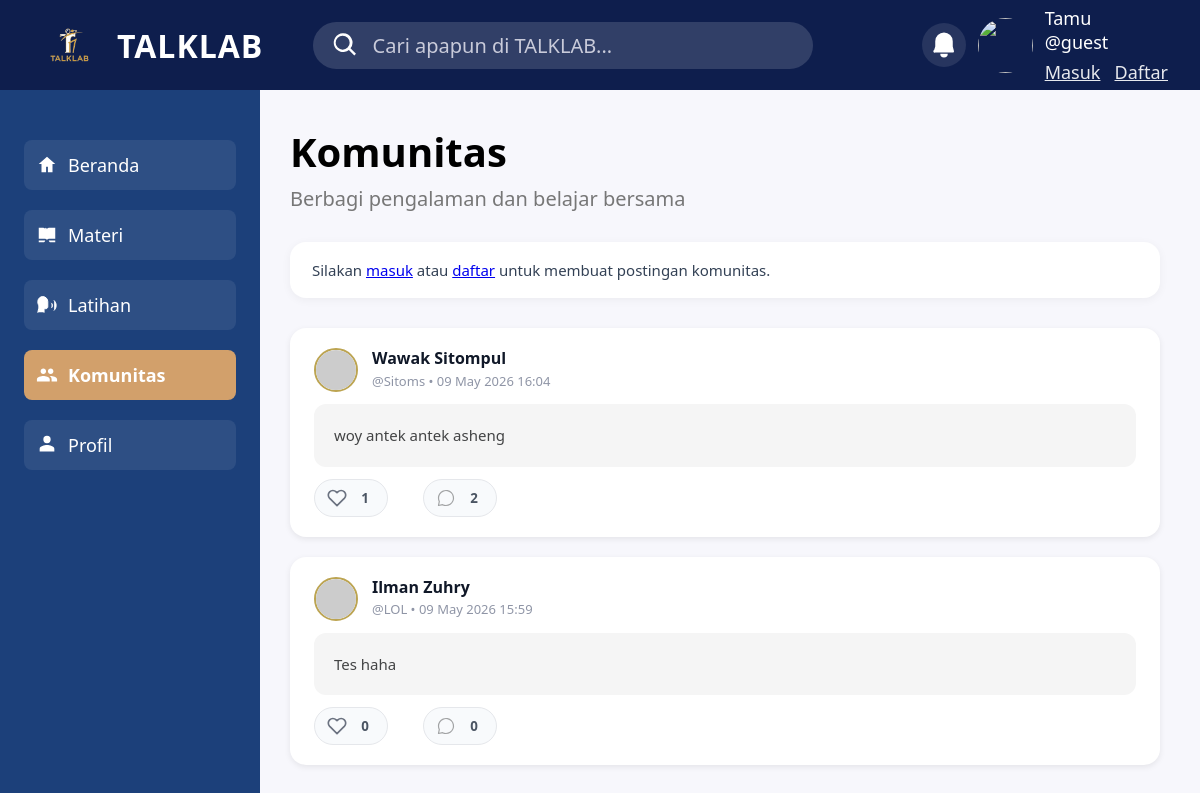
/Komunitas.php, run on an earlier commit of the app's database.
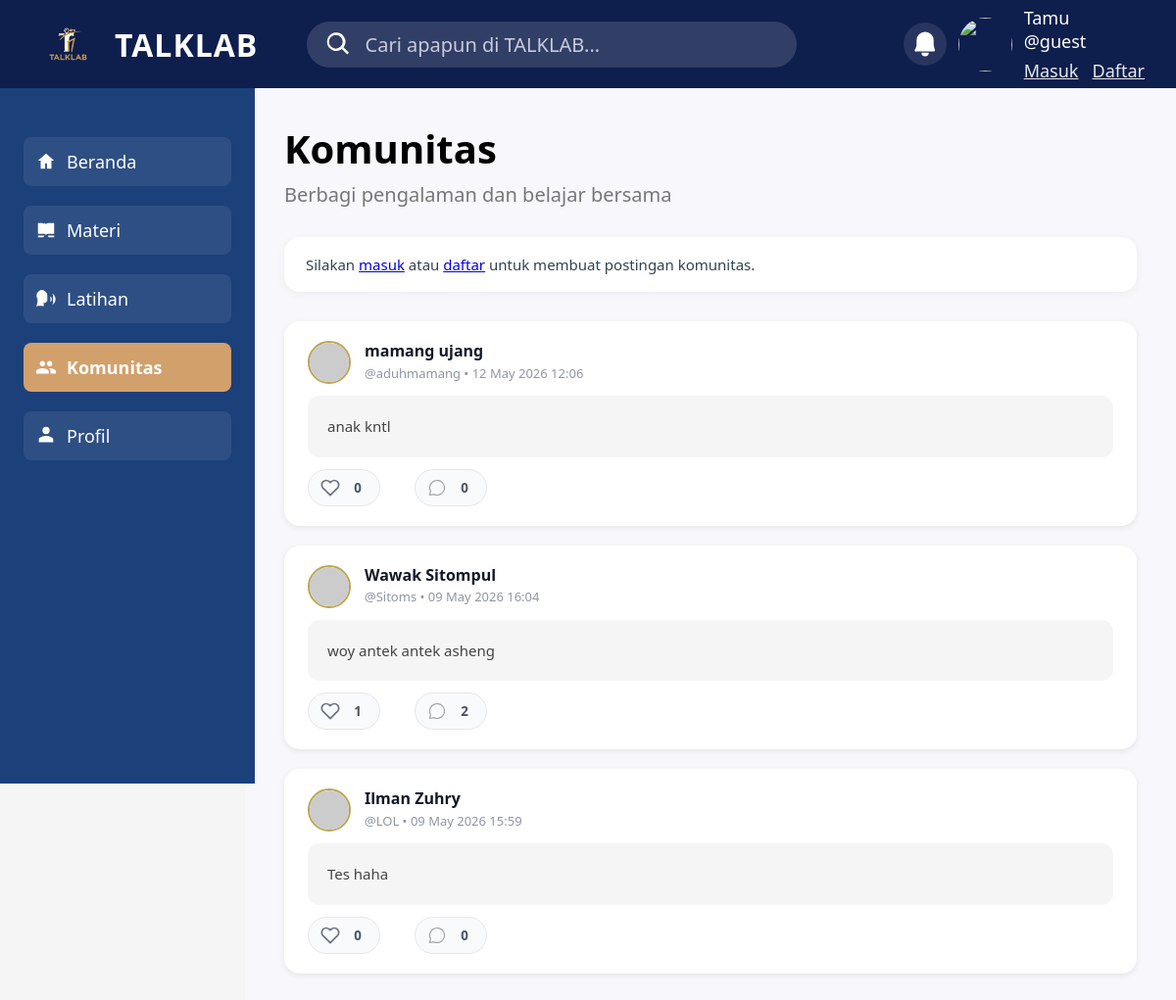
And on a later commit of the database.
### tables this page shows
CREATE TABLE `komunitas` (
  `Id` int(10) UNSIGNED NOT NULL,
  `Id_User` varchar(6) NOT NULL,
  `Isi` text NOT NULL,
  `Dibuat` datetime NOT NULL DEFAULT current_timestamp(),
  `Update_Post` datetime DEFAULT NULL ON UPDATE current_timestamp()
);

CREATE TABLE `users` (
  `Id_User` varchar(6) NOT NULL,
  `Nama` varchar(100) NOT NULL,
  `Tempat_Lahir` varchar(100) NOT NULL,
  `Tanggal_Lahir` date NOT NULL,
  `Username` varchar(50) NOT NULL,
  `Password` varchar(255) NOT NULL,
  `Foto` varchar(255) NOT NULL
);

### includes/header.php (called while the page is built, shortened)
<?php
require_once __DIR__ . '/../core.php';
$app = new manz();
?>

### core.php (called while the page is built, shortened)
<?php
class manz{
	var $talkhost = "localhost";
    var $user = "root";
    var $pass = "";
    var $dbname = "talklab";
	public mysqli $koneksi;
	function __construct(){
		$this->koneksi=mysqli_connect($this->talkhost,$this->user,$this->pass,$this->dbname);
	}
	public function ensureCommunityPostsTable(){
	$create = "CREATE TABLE IF NOT EXISTS Komunitas (
		Id INT UNSIGNED NOT NULL AUTO_INCREMENT,
		Id_User VARCHAR(6) NOT NULL,
		Isi TEXT NOT NULL,
		Dibuat DATETIME NOT NULL DEFAULT CURRENT_TIMESTAMP,
		Update_Post DATETIME NULL DEFAULT NULL
		ON UPDATE CURRENT_TIMESTAMP,
		PRIMARY KEY (Id),
		KEY idx_user_id (Id_User),
		CONSTRAINT fk_community_user FOREIGN KEY (Id_User) REFERENCES users(Id_User)
		ON DELETE CASCADE
		ON UPDATE CASCADE
	) ENGINE=InnoDB DEFAULT CHARSET=utf8mb4 COLLATE=utf8mb4_general_ci";
	mysqli_query($this->koneksi, $create);
}
	public function getCommunityPosts(){
	$sql = "SELECT p.Id,p.Id_User,p.Isi,p.Dibuat,
		u.Nama AS name,u.Username AS username
		FROM Komunitas p LEFT JOIN users u ON p.Id_User = u.Id_User ORDER BY p.Dibuat DESC";
	$res = mysqli_query($this->koneksi, $sql);
	$posts = [];
	if ($res){
		while ($row = mysqli_fetch_assoc($res)){
			$posts[] = $row;
		}
	}
	return $posts;
}
	public function ensureLikesAndCommentsTable(){
	$createLikes = "CREATE TABLE IF NOT EXISTS post_likes (
		id INT UNSIGNED NOT NULL AUTO_INCREMENT,
		post_id INT UNSIGNED NOT NULL,
		user_id VARCHAR(6) NOT NULL,
		created_at DATETIME NOT NULL DEFAULT CURRENT_TIMESTAMP,
		PRIMARY KEY (id),
		UNIQUE KEY unique_like (post_id, user_id),
		KEY idx_post (post_id),
		KEY idx_user (user_id),
		CONSTRAINT fk_like_post FOREIGN KEY (post_id) REFERENCES Komunitas(Id) ON DELETE CASCADE,
		CONSTRAINT fk_like_user FOREIGN KEY (user_id) REFERENCES users(Id_User) ON DELETE CASCADE
	) ENGINE=InnoDB DEFAULT CHARSET=utf8mb4 COLLATE=utf8mb4_general_ci";
	mysqli_query($this->koneksi, $createLikes);
	$createComments = "CREATE TABLE IF NOT EXISTS post_comments (
		id INT UNSIGNED NOT NULL AUTO_INCREMENT,
		post_id INT UNSIGNED NOT NULL,
		user_id VARCHAR(6) NOT NULL,
		content TEXT NOT NULL,
		created_at DATETIME NOT NULL DEFAULT CURRENT_TIMESTAMP,
		updated_at DATETIME NULL ON UPDATE CURRENT_TIMESTAMP,
		PRIMARY KEY (id),
		KEY idx_post (post_id),
		KEY idx_user (user_id),
		CONSTRAINT fk_comment_post FOREIGN KEY (post_id) REFERENCES Komunitas(Id) ON DELETE CASCADE,
		CONSTRAINT fk_comment_user FOREIGN KEY (user_id) REFERENCES users(Id_User) ON DELETE CASCADE
	) ENGINE=InnoDB DEFAULT CHARSET=utf8mb4 COLLATE=utf8mb4_general_ci";
	mysqli_query($this->koneksi, $createComments);
}
	public function getLikeCount($postId){
	$postIdEsc = (int) $postId;
	$sql = "SELECT COUNT(*) as count FROM post_likes WHERE post_id = $postIdEsc";
	$res = mysqli_query($this->koneksi, $sql);
	if ($res) {
		$row = mysqli_fetch_assoc($res);
		return (int) $row['count'];
	}
	return 0;
}
	public function getCommentCount($postId){
	$postIdEsc = (int) $postId;
	$sql = "SELECT COUNT(*) as count FROM post_comments WHERE post_id = $postIdEsc";
	$res = mysqli_query($this->koneksi, $sql);
	if ($res) {
		$row = mysqli_fetch_assoc($res);
		return (int) $row['count'];
	}
	return 0;
}
	public function ensurePracticeHistoryTable(){
		$sql = "CREATE TABLE IF NOT EXISTS practice_history (
			id INT UNSIGNED NOT NULL AUTO_INCREMENT,
			user_id VARCHAR(6) NOT NULL,
			topic VARCHAR(255) NOT NULL,
			duration_seconds INT UNSIGNED NOT NULL,
			audio_path VARCHAR(255) NOT NULL,
			created_at DATETIME NOT NULL DEFAULT CURRENT_TIMESTAMP,
			PRIMARY KEY (id),
			KEY idx_practice_user (user_id),
			CONSTRAINT fk_practice_user FOREIGN KEY (user_id) REFERENCES users(Id_User)
			ON DELETE CASCADE ON UPDATE CASCADE
		) ENGINE=InnoDB DEFAULT CHARSET=utf8mb4 COLLATE=utf8mb4_general_ci";
		mysqli_query($this->koneksi, $sql);
	}
	public function ensureChallengeHistoryTable(){
		$sql = "CREATE TABLE IF NOT EXISTS speaking_challenge_history (
			id INT UNSIGNED NOT NULL AUTO_INCREMENT,
			user_id VARCHAR(6) NOT NULL,
			challenge_type VARCHAR(60) NOT NULL,
			level_name VARCHAR(30) NOT NULL,
			prompt TEXT NOT NULL,
			prep_seconds INT UNSIGNED NOT NULL,
			speak_seconds INT UNSIGNED NOT NULL,
			actual_seconds INT UNSIGNED NOT NULL,
			score INT UNSIGNED NOT NULL,
			completed TINYINT(1) NOT NULL DEFAULT 1,
			created_at DATETIME NOT NULL DEFAULT CURRENT_TIMESTAMP,
			PRIMARY KEY (id),
			KEY idx_challenge_user (user_id),
			CONSTRAINT fk_challenge_user FOREIGN KEY (user_id) REFERENCES users(Id_User)
			ON DELETE CASCADE ON UPDATE CASCADE
		) ENGINE=InnoDB DEFAULT CHARSET=utf8mb4 COLLATE=utf8mb4_general_ci";
		mysqli_query($this->koneksi, $sql);
	}
	public function ensureAiFeedbackTable(){
		$sql = "CREATE TABLE IF NOT EXISTS ai_feedback_history (
			id INT UNSIGNED NOT NULL AUTO_INCREMENT,
			user_id VARCHAR(6) NOT NULL,
			source_type VARCHAR(40) NOT NULL,
			duration_seconds INT UNSIGNED NOT NULL,
			clarity_score INT UNSIGNED NOT NULL,
			fluency_score INT UNSIGNED NOT NULL,
			confidence_score INT UNSIGNED NOT NULL,
			consistency_score INT UNSIGNED NOT NULL,
			filler_count INT UNSIGNED NOT NULL,
			speaking_speed INT UNSIGNED NOT NULL,
			feedback TEXT NOT NULL,
			created_at DATETIME NOT NULL DEFAULT CURRENT_TIMESTAMP,
			PRIMARY KEY (id),
			KEY idx_ai_feedback_user (user_id),
			CONSTRAINT fk_ai_feedback_user FOREIGN KEY (user_id) REFERENCES users(Id_User)
			ON DELETE CASCADE ON UPDATE CASCADE
		) ENGINE=InnoDB DEFAULT CHARSET=utf8mb4 COLLATE=utf8mb4_general_ci";
		mysqli_query($this->koneksi, $sql);
	}
}

### Komunitas.php (the view, shortened to what the rows shown need)
<?php
require_once 'core.php';
$app = new manz();
$app->ensureSession();
$posts = $app->getCommunityPosts();
?>
<!DOCTYPE html>
<html lang="id">
<head>
</head>
<body>
  <?php include 'includes/header.php'; ?>
  <main role="main" tabindex="-1">
    <div class="clearfix">
      <h1 style="font-size:40px; font-weight:700; color:#000;">Komunitas</h1>
    </div>
    <section class="post-list" aria-label="Daftar posting komunitas">
      <?php foreach ($posts as $post): ?>
        <?php
$isLiked = false;
?>
        <article class="post" tabindex="0">
          <header class="post-header">
            <img src="https://i.pravatar.cc/44?u=<?= urlencode($post['username'] ?: $post['Id_User']) ?>" alt="Avatar <?= htmlspecialchars($post['name'] ?: 'Pengguna') ?>" class="post-avatar" width="44" height="44">
            <div class="post-author-info">
              <div class="post-author"><?= htmlspecialchars($post['name'] ?: 'Pengguna') ?></div>
              <div class="post-username-time">@<?= htmlspecialchars($post['username'] ?: 'guest') ?> • <?= htmlspecialchars(date('d M Y H:i', strtotime($post['Dibuat']))) ?></div>
            </div>
          </header>
          <p class="post-text"><?= nl2br(htmlspecialchars($post['Isi'])) ?></p>
          <footer class="post-footer">
            <div class="reactions" aria-label="Reaksi postingan">
              <button
    type="button"
    class="reaction-btn like-btn <?= $isLiked ? 'liked' : '' ?>" data-post-id="<?= $post['Id'] ?>" data-action="like" aria-label="Suka">
                <span class="like-count"><?= $app->getLikeCount($post['Id']) ?></span>
              </button>
              <button type="button" class="reaction-btn comment-btn" data-post-id="<?= $post['Id'] ?>" data-action="comment" aria-label="Komentar">
                <img src="icon/komen.svg" style="width:20px; height:20px;" alt="Komentar">
                <span class="comment-count"><?= $app->getCommentCount($post['Id']) ?></span>
              </button>
            </div>
          </footer>
        </article>
      <?php endforeach; ?>
    </section>
  </main>
</body>
</html>

What changed in the data, as far as the page shows it:
added komunitas: Id_User.Nama "mamang ujang", Id_User.Username "aduhmamang", Dibuat "12 May 2026 12:06", Isi "anak kntl", LikeCount "0", CommentCount "0"
